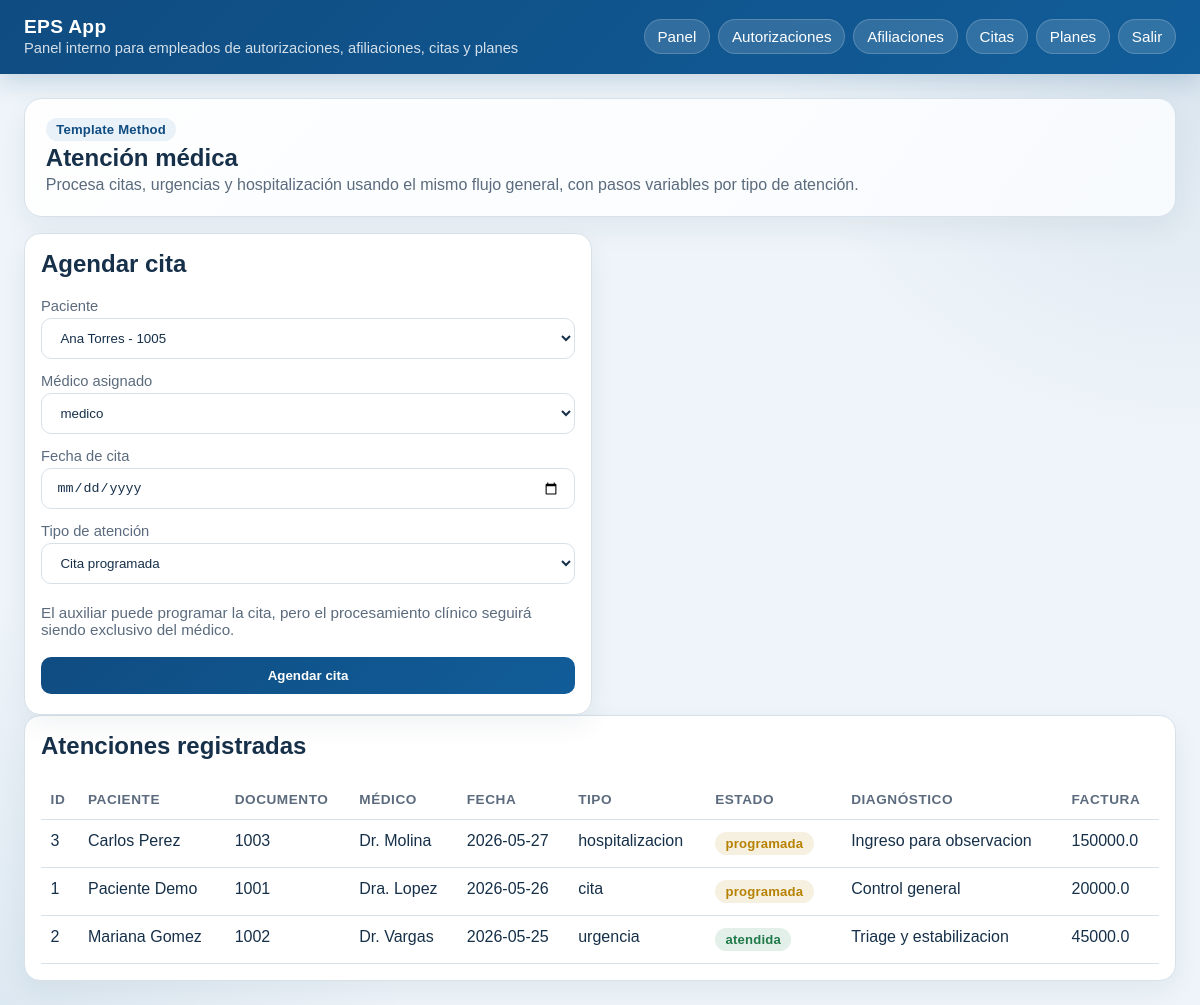
The app's page /citas/ (signed in), older data.
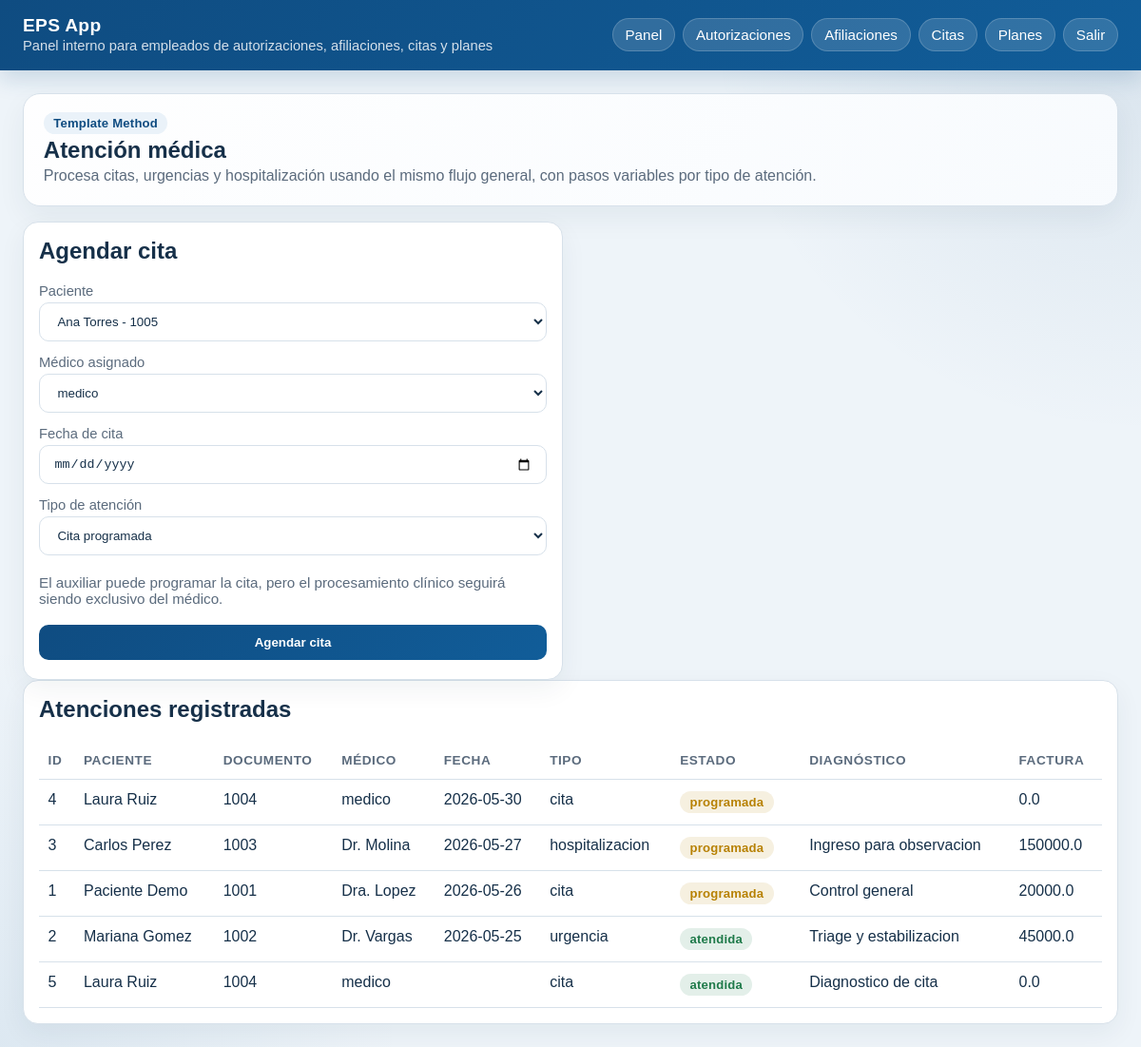
The same page, newer data.
### tables this page shows
CREATE TABLE citas (
            id INTEGER PRIMARY KEY AUTOINCREMENT,
            paciente_id INTEGER NOT NULL,
            medico TEXT NOT NULL,
            fecha TEXT NOT NULL,
            tipo_atencion TEXT NOT NULL,
            estado TEXT NOT NULL,
            motivo_consulta TEXT,
            diagnostico TEXT,
            observaciones TEXT,
            triage TEXT,
            signos_vitales TEXT,
            intervenciones TEXT,
            habitacion TEXT,
            fecha_ingreso TEXT,
            fecha_alta TEXT,
            factura_total REAL NOT NULL DEFAULT 0,
            FOREIGN KEY(paciente_id) REFERENCES pacientes(id)
        );

CREATE TABLE pacientes (
            id INTEGER PRIMARY KEY AUTOINCREMENT,
            nombre TEXT NOT NULL,
            documento TEXT UNIQUE NOT NULL,
            direccion TEXT,
            telefono TEXT,
            email TEXT,
            estado_afiliacion TEXT NOT NULL DEFAULT 'pendiente',
            plan_id INTEGER NOT NULL DEFAULT 1,
            FOREIGN KEY(plan_id) REFERENCES planes(id)
        );

### presentation/controllers/appointment_controller.py (the view)
@appointment_bp.route("/")
@login_required
@role_required("medico", "admin", "auxiliar")
def index():
    appointments = appointment_service.list_appointments()
    return render_template(
        "citas/index.html",
        appointments=appointments,
        patients=appointment_service.list_patients(),
        medicos=appointment_service.list_medicos(),
        medico_actual=session.get("username"),
        puede_procesar=session.get("rol") == "medico",
        puede_agendar=session.get("rol") in ("auxiliar", "admin"),
    )

### business/services/appointment_service.py (called while the page is built)
    def list_appointments(self):
        return self.appointment_dao.list_all()

    def list_patients(self):
        connection = get_connection()
        return connection.execute("SELECT id, nombre, documento FROM pacientes ORDER BY nombre").fetchall()

    def list_medicos(self):
        connection = get_connection()
        return connection.execute(
            "SELECT id, username, rol FROM usuarios WHERE rol = 'medico' AND activo = 1 ORDER BY username"
        ).fetchall()

### data/database.py (called while the page is built)
def get_connection():
    if "db" not in g:
        database_path = Path(current_app.config["DATABASE"])
        connection = sqlite3.connect(database_path)
        connection.row_factory = sqlite3.Row
        g.db = connection
    return g.db

def close_connection(_error=None):
    connection = g.pop("db", None)
    if connection is not None:
        connection.close()

### presentation/controllers/auth_controller.py (called while the page is built)
def login_required(view):
    @wraps(view)
    def wrapped(*args, **kwargs):
        if "user_id" not in session:
            return redirect(url_for("auth.login"))
        return view(*args, **kwargs)
    return wrapped

def role_required(*allowed_roles):
    def decorator(view):
        @wraps(view)
        def wrapped(*args, **kwargs):
            if session.get("rol") not in allowed_roles:
                return redirect(url_for("auth.dashboard"))
            return view(*args, **kwargs)
        return wrapped
    return decorator

### presentation/templates/citas/index.html (shortened to what this page needs)
{% extends 'base.html' %}
{% block content %}
<section class="hero">
  <div class="badge">Template Method</div>
  <h1>Atención médica</h1>
  <p>Procesa citas, urgencias y hospitalización usando el mismo flujo general, con pasos variables por tipo de atención.</p>
</section>
<section class="grid two">
  <article class="card">
    <h2>{% if puede_procesar %}Registrar atención{% elif puede_agendar %}Agendar cita{% else %}Atención médica{% endif %}</h2>
    {% if puede_procesar %}
    <form method="post" action="{{ url_for('appointment.procesar') }}">
      <label for="paciente_id">Paciente</label>
      <select id="paciente_id" name="paciente_id">
        {% for patient in patients %}
          <option value="{{ patient['id'] }}">{{ patient['nombre'] }} - {{ patient['documento'] }}</option>
        {% endfor %}
      </select>
      <label for="medico">Médico</label>
      <input id="medico" name="medico" type="text" value="{{ medico_actual }}" readonly>
      <label for="fecha">Fecha</label>
      <input id="fecha" name="fecha" type="date">
      <label for="tipo_atencion">Tipo de atención</label>
      <select id="tipo_atencion" name="tipo_atencion">
        <option value="cita">Cita programada</option>
        <option value="urgencia">Urgencia inmediata</option>
        <option value="hospitalizacion">Hospitalización</option>
      </select>
      <div id="campos_clinicos" style="margin-top:.6rem">
        <div id="campo_motivo">
          <label for="motivo_consulta">Motivo de la consulta</label>
          <input id="motivo_consulta" name="motivo_consulta" type="text">
        </div>
        <div id="campo_observaciones">
          <label for="observaciones">Observaciones / Indicaciones</label>
          <textarea id="observaciones" name="observaciones" rows="3"></textarea>
        </div>
        <div id="campo_triage" style="display:none">
          <label for="triage">Nivel de triage</label>
          <select id="triage" name="triage">
            <option value="">--</option>
            <option value="verde">Verde</option>
            <option value="amarillo">Amarillo</option>
            <option value="naranja">Naranja</option>
            <option value="rojo">Rojo</option>
          </select>
        </div>
        <div id="campo_signos" style="display:none">
          <label for="signos_vitales">Signos vitales</label>
          <input id="signos_vitales" name="signos_vitales" type="text" placeholder="TA:120/80, FC:80, FR:16">
        </div>
        <div id="campo_intervenciones" style="display:none">
          <label for="intervenciones">Intervenciones realizadas</label>
          <textarea id="intervenciones" name="intervenciones" rows="2"></textarea>
        </div>
        <div id="campo_habitacion" style="display:none">
          <label for="habitacion">Habitación asignada</label>
          <input id="habitacion" name="habitacion" type="text">
        </div>
        <div id="campo_fecha_ingreso" style="display:none">
          <label for="fecha_ingreso">Fecha de ingreso</label>
          <input id="fecha_ingreso" name="fecha_ingreso" type="date">
        </div>
        <div id="campo_fecha_alta" style="display:none">
          <label for="fecha_alta">Fecha probable de alta</label>
          <input id="fecha_alta" name="fecha_alta" type="date">
        </div>
      </div>
      <script>
        function updateClinicalFields() {
          var tipo = document.getElementById('tipo_atencion').value;
          document.getElementById('campo_triage').style.display = (tipo==='urgencia') ? 'block' : 'none';
          document.getElementById('campo_signos').style.display = (tipo==='urgencia') ? 'block' : 'none';
          document.getElementById('campo_intervenciones').style.display = (tipo==='urgencia') ? 'block' : 'none';
          document.getElementById('campo_habitacion').style.display = (tipo==='hospitalizacion') ? 'block' : 'none';
          document.getElementById('campo_fecha_ingreso').style.display = (tipo==='hospitalizacion') ? 'block' : 'none';
          document.getElementById('campo_fecha_alta').style.display = (tipo==='hospitalizacion') ? 'block' : 'none';
        }
        document.getElementById('tipo_atencion').addEventListener('change', updateClinicalFields);
        window.addEventListener('load', updateClinicalFields);
      </script>
      <button type="submit">Procesar atención</button>
    </form>
    {% elif puede_agendar %}
    <form method="post" action="{{ url_for('appointment.agendar') }}">
      <label for="paciente_id">Paciente</label>
      <select id="paciente_id" name="paciente_id">
        {% for patient in patients %}
          <option value="{{ patient['id'] }}">{{ patient['nombre'] }} - {{ patient['documento'] }}</option>
        {% endfor %}
      </select>
      <label for="medico">Médico asignado</label>
      <select id="medico" name="medico">
        {% for medico in medicos %}
          <option value="{{ medico['username'] }}">{{ medico['username'] }}</option>
        {% endfor %}
      </select>
      <label for="fecha">Fecha de cita</label>
      <input id="fecha" name="fecha" type="date">
      <label for="tipo_atencion">Tipo de atención</label>
      <select id="tipo_atencion" name="tipo_atencion">
        <option value="cita">Cita programada</option>
      </select>
      <p class="meta">El auxiliar puede programar la cita, pero el procesamiento clínico seguirá siendo exclusivo del médico.</p>
      <button type="submit">Agendar cita</button>
    </form>
    {% else %}
      <p class="empty">Solo el médico puede procesar atenciones. Si tu rol es auxiliar, aquí verás el historial y podrás agendar citas.</p>
    {% endif %}
  </article>
</section>
<section class="card">
  <h2>Atenciones registradas</h2>
  {% if appointments %}
  <table>
    <thead>
      <tr>
        <th>ID</th>
        <th>Paciente</th>
        <th>Documento</th>
        <th>Médico</th>
        <th>Fecha</th>
        <th>Tipo</th>
        <th>Estado</th>
        <th>Diagnóstico</th>
        <th>Factura</th>
      </tr>
    </thead>
    <tbody>
      {% for item in appointments %}
      <tr>
        <td>{{ item.id }}</td>
        <td>{{ item.paciente_nombre }}</td>
        <td>{{ item.paciente_documento }}</td>
        <td>{{ item.medico }}</td>
        <td>{{ item.fecha }}</td>
        <td>{{ item.tipo_atencion }}</td>
        <td><span class="badge {% if item.estado == 'atendida' %}success{% else %}warning{% endif %}">{{ item.estado }}</span></td>
        <td>{{ item.diagnostico }}</td>
        <td>{{ item.factura_total }}</td>
      </tr>
      {% endfor %}
    </tbody>
  </table>
  {% else %}
    <p class="empty">No hay atenciones registradas todavía.</p>
  {% endif %}
</section>
{% endblock %}

### presentation/templates/base.html (shortened to what this page needs)
<!doctype html>
<html lang="es">
<head>
</head>
<body>
  <header>
    <div class="header-row">
      <div class="brand">
        <strong>EPS App</strong>
        <span>Panel interno para empleados de autorizaciones, afiliaciones, citas y planes</span>
      </div>
      <nav>
        <a href="/dashboard">Panel</a>
        {% if session.get('rol') in ['admin', 'medico', 'auxiliar'] %}
          <a href="/autorizaciones/">Autorizaciones</a>
        {% endif %}
        {% if session.get('rol') in ['admin', 'auxiliar'] %}
          <a href="/afiliaciones/">Afiliaciones</a>
        {% endif %}
        {% if session.get('rol') in ['admin', 'medico', 'auxiliar'] %}
          <a href="/citas/">Citas</a>
        {% endif %}
        {% if session.get('rol') in ['admin', 'auxiliar'] %}
          <a href="/planes/">Planes</a>
        {% endif %}
        <a href="/logout">Salir</a>
      </nav>
    </div>
  </header>
  <main>
    {% block content %}{% endblock %}
  </main>
</body>
</html>

### presentation/templates/base.html (style rules this page uses)
:root { --bg: #eef4f9; --panel: #ffffff; --panel-soft: #f8fbfe; --text: #163049; --muted: #5b6b7d; --primary: #0f4c81; --primary-2: #115d99; --border: #d7e1ea; --success: #1f7a4a; --warning: #b78103; --danger: #a23434; }
* { box-sizing: border-box; }
body { font-family: Arial, sans-serif; margin: 0; background: radial-gradient(circle at top right, rgba(15,76,129,.10), transparent 28%), radial-gradient(circle at bottom left, rgba(17,93,153,.08), transparent 26%), var(--bg); color: var(--text); }
header { background: linear-gradient(135deg, var(--primary), var(--primary-2)); color: white; padding: 1rem 1.5rem 1.1rem; box-shadow: 0 8px 24px rgba(15,76,129,.18); }
.header-row { display: flex; align-items: center; justify-content: space-between; gap: 1rem; flex-wrap: wrap; }
.brand { display: flex; flex-direction: column; gap: .15rem; }
.brand strong { font-size: 1.2rem; letter-spacing: .3px; }
.brand span { color: rgba(255,255,255,.82); font-size: .92rem; }
nav { display: flex; gap: .5rem; flex-wrap: wrap; }
nav a { color: white; text-decoration: none; background: rgba(255,255,255,.14); border: 1px solid rgba(255,255,255,.18); padding: .5rem .8rem; border-radius: 999px; font-size: .95rem; }
main { padding: 1.5rem; max-width: 1200px; margin: 0 auto; }
.hero { background: linear-gradient(135deg, rgba(255,255,255,.95), rgba(248,251,254,.98)); border: 1px solid var(--border); border-radius: 18px; padding: 1.2rem 1.3rem; margin-bottom: 1rem; box-shadow: 0 12px 30px rgba(18,49,74,.06); }
.hero h1, .hero h2, .hero p { margin: .2rem 0; }
.hero p { color: var(--muted); }
.grid { display: grid; gap: 1rem; }
.grid.two { grid-template-columns: repeat(2, minmax(0, 1fr)); }
.card { background: var(--panel); border: 1px solid var(--border); border-radius: 16px; padding: 1rem; box-shadow: 0 10px 28px rgba(18,49,74,.06); }
.card h2, .card h3 { margin-top: 0; }
.meta { color: var(--muted); font-size: .95rem; }
.badge { display: inline-flex; align-items: center; gap: .35rem; padding: .25rem .65rem; border-radius: 999px; background: #eaf2f9; color: var(--primary); font-size: .82rem; font-weight: 700; letter-spacing: .2px; margin-right: .35rem; }
.badge.success { background: rgba(31,122,74,.12); color: var(--success); }
.badge.warning { background: rgba(183,129,3,.12); color: var(--warning); }
input, select, button, textarea { padding: .7rem .9rem; margin: .25rem 0; width: 100%; box-sizing: border-box; border: 1px solid var(--border); border-radius: 10px; background: white; color: var(--text); }
label { display: block; font-size: .92rem; color: var(--muted); margin-top: .6rem; }
button { background: linear-gradient(135deg, var(--primary), var(--primary-2)); color: white; border: 0; border-radius: 10px; cursor: pointer; font-weight: 700; }
table { width: 100%; border-collapse: collapse; }
th, td { text-align: left; padding: .75rem .6rem; border-bottom: 1px solid var(--border); vertical-align: top; }
th { color: var(--muted); font-size: .85rem; text-transform: uppercase; letter-spacing: .04em; }

Row changes from the older to the newer data that the page shows:
added citas: id "4", paciente_nombre "Laura Ruiz", paciente_documento "1004", medico "medico", fecha "2026-05-30", tipo_atencion "cita", estado "programada", factura_total "0.0"
added citas: id "5", paciente_nombre "Laura Ruiz", paciente_documento "1004", medico "medico", tipo_atencion "cita", estado "atendida", diagnostico "Diagnostico de cita", factura_total "0.0"
